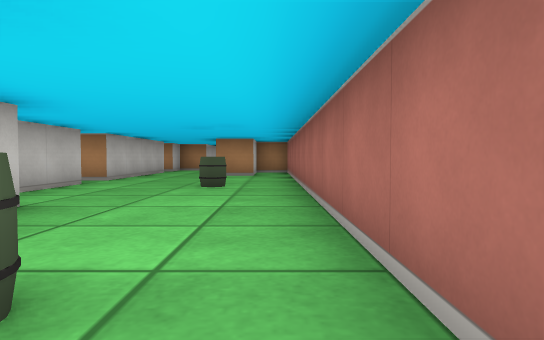
view 1 (above)

15 first-person views from a walk through a cub3D level. The camera is about half as high as the walls, tilts 2° down and sees 75° across. The floor is counted in squares. Each view is taken from the middle of a square. On the plan, view 1 faces up. The plan holds only what a view shows up to about 9 squares ahead; the rest is blank. The place goes on beyond the plan.

view 2
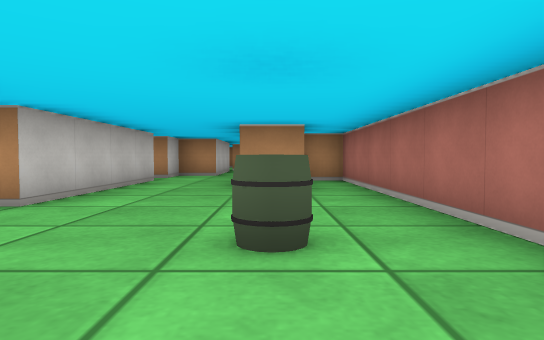

view 3
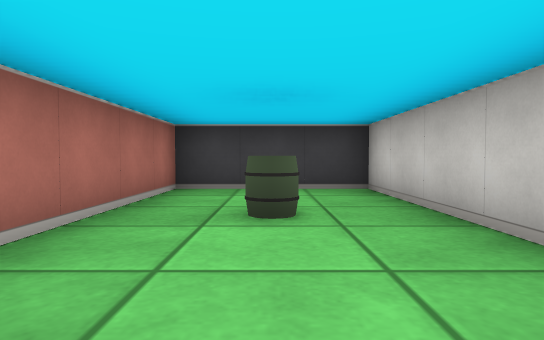

view 4
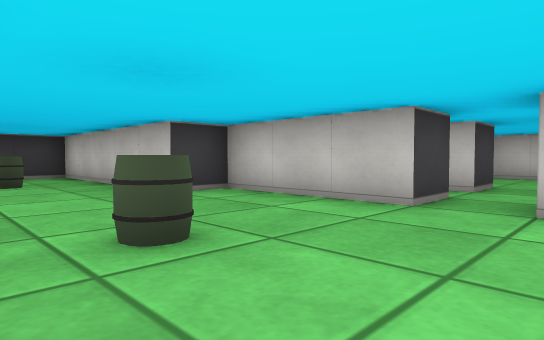

view 5
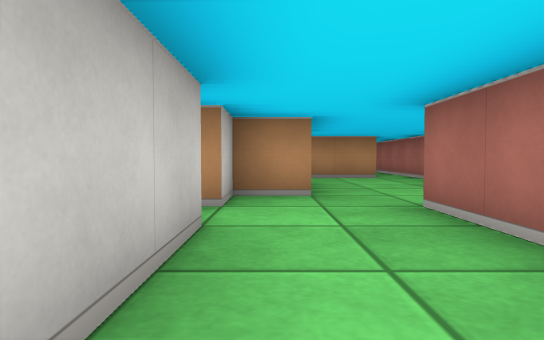

view 6
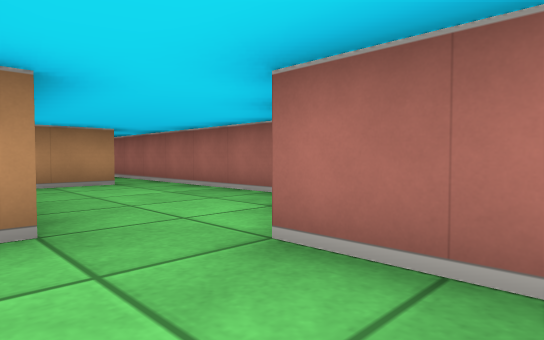

view 7
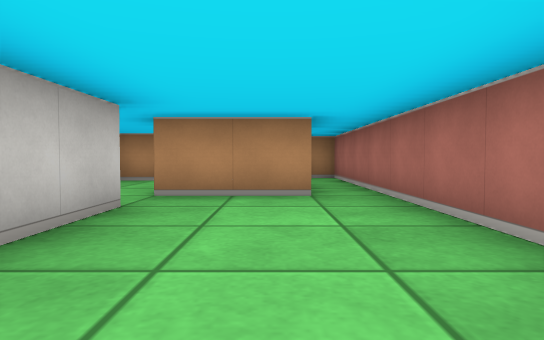

view 8
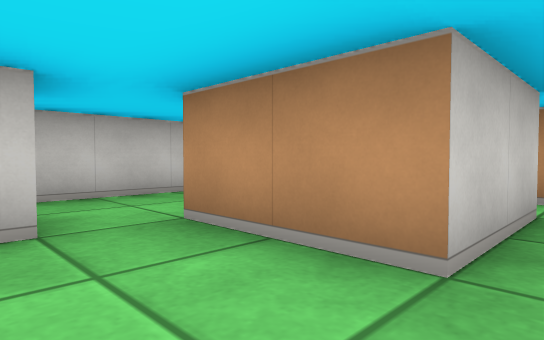

view 9
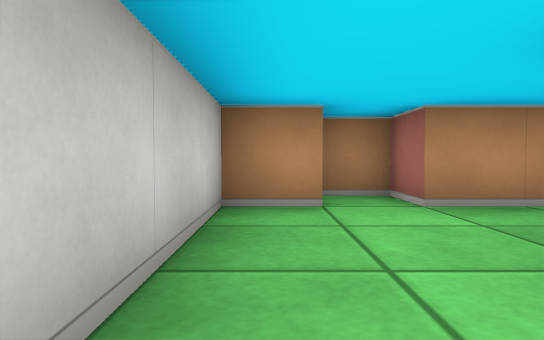

view 10
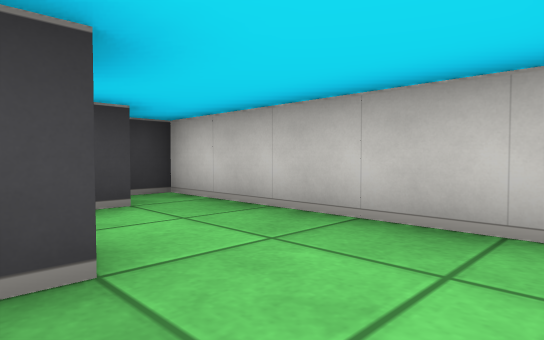

view 11
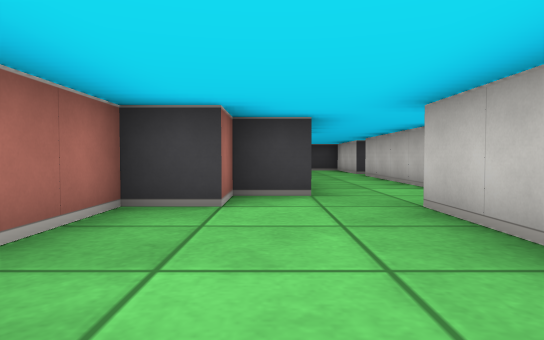

view 12
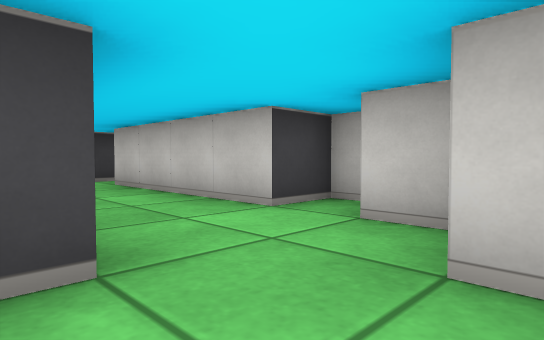

view 13
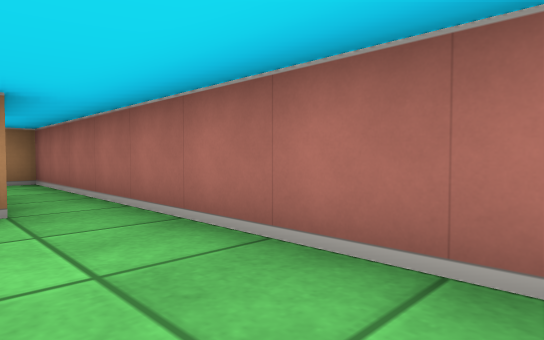

view 14
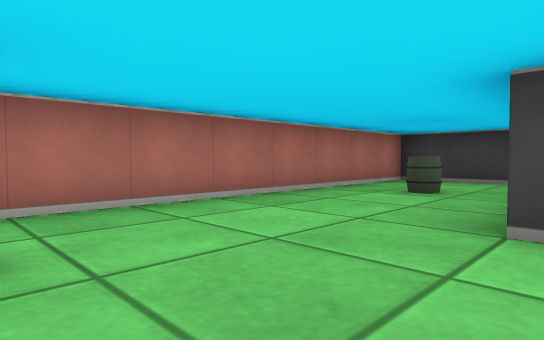

view 15
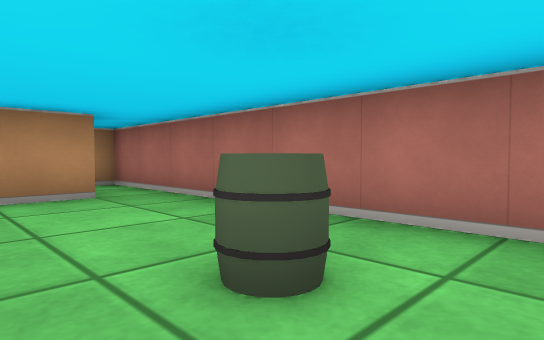

### Floor plan
Ten units are one square. View 1 is at (0, 0); x grows to the right and y downward. Boxes are objects, and circles mark ways between rooms. Rooms are numbered by the first view taken in them; rooms with no view inside come last. Other rooms are left out.
<svg viewBox="-51 -220 61 240">
<path fill="none" stroke="#000" d="M-4 -95 -15 -95M-15 -109 -15 -125 -5 -125 -5 -135 5 -135 5 -195M-46 -65 -35 -65 -35 -35 -25 -35 -25 15 5 15 5 -115 -4 -115M-45 -120 -45 -115 -35 -115 -35 -75 -41 -75M-25 -166 -25 -135 -35 -135 -35 -125 -39 -125M-5 -196 -5 -175 -25 -175M-26 -185 -21 -185M-34 -205 -45 -205 -45 -155 -39 -155M-36 -165 -31 -165M-5 -205 -25 -205 -25 -215 -34 -215M5 -195 5 -215 -1 -215"/>
<rect x="-15" y="-15" width="10" height="10" fill="#bbb"><title>barrel</title></rect>
<rect x="-15" y="-65" width="10" height="10" fill="#bbb"><title>barrel</title></rect>
<circle cx="-20" cy="-170" r="3" fill="#2a7"/>
<circle cx="0" cy="-185" r="3" fill="#2a7"/>
<text x="-10" y="-80">1</text>
<text x="-30" y="-190">2</text>
</svg>
Room 1 opens to room 2.

Where each view was taken, in squares from view 1:
view 1: 0 up, 0 right, facing up
view 2: 4 up, 1 left, facing up
view 3: 4 up, 1 left, facing down
view 4: 8 up, 0 right, facing down-left
view 5: 9 up, 3 left, facing up
view 6: 11 up, 3 left, facing up-right
view 7: 13 up, 1 left, facing up
view 8: 16 up, 0 right, facing up-left
view 9: 17 up, 4 left, facing up
view 10: 20 up, 2 left, facing down-left
view 11: 17 up, 1 left, facing down
view 12: 14 up, 1 left, facing down-left
view 13: 14 up, 1 left, facing up-right
view 14: 6 up, 3 left, facing down-right
view 15: 5 up, 2 left, facing up-right
